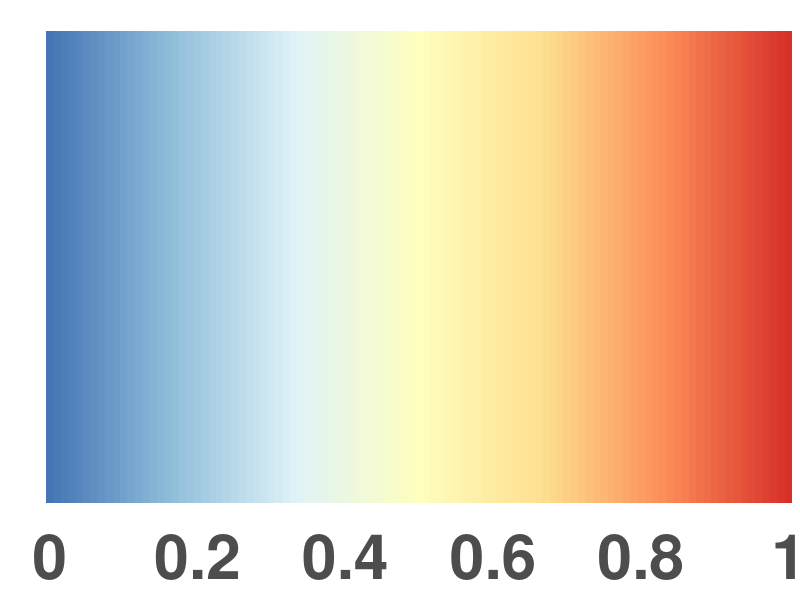

Reproduce this figure in R.
library(tidyverse)
library(dichromat)
library(RColorBrewer)

r <- tibble(y = rep(1, 101), x = seq(from = 0, to = 1, by = 0.01))
heatmap_legend_palette <- colorRampPalette(rev(brewer.pal(n = 7, name = "RdYlBu")))(101)
legend <- ggplot(r, aes(y=y, x=factor(x), fill = factor(x))) +
  geom_tile(height = 0.5) +
  scale_fill_manual(values = heatmap_legend_palette) +
  scale_x_discrete(breaks = c(0, 0.2, 0.4, 0.6, 0.8, 1), labels = c("0", "0.2", "0.4", "0.6", "0.8", "1")) +
  theme(panel.background = element_rect(fill = "white"),
        panel.grid.major = element_blank(),
        panel.grid.minor = element_blank(),
        axis.title = element_blank(),
        axis.text.y = element_blank(),
        axis.ticks = element_blank(),
        axis.text.x = element_text(size = 45, face = "bold"),
        plot.margin = margin(5,5,5,30),
        legend.position = "none")

ggsave("/Users/kayla/norm_for_RNAseq_coexp/plots/heatmap_legend.png", 
       plot = legend, width = 30, height = 2)
